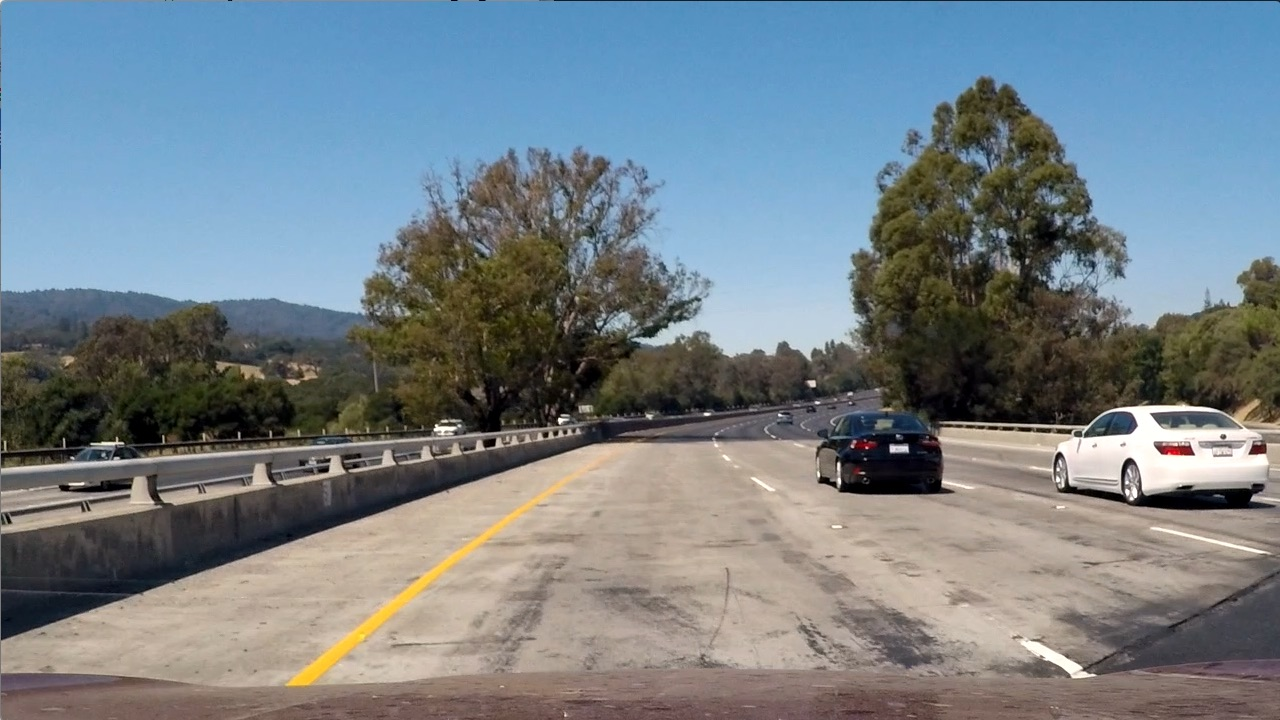
#> input picture test/test1.jpg, 1280 x 720 px
$ python -i imageFilter.py   (imports and definitions only)   (older library calls are emulated)
#> lines starting #> are read from the running program, lines starting #| are printed output that depends on the picture; after the words box and inside, x2 and y2 are one past the last pixel; in counts of white or black regions, pixels touching at a corner belong together
# -*- coding: utf-8 -*-
"""
Created on Thu Oct  5 19:59:19 2017

@author: Toshiharu
"""
import cv2
import numpy as np
import matplotlib.pyplot as plt


# Create binary thresholded images to isolate lane line pixels
def abs_sobel_xy(img, sobel_kernel=3, orient='x',sxy_thresh=(0,255)):
    #gray = cv2.cvtColor(img, cv2.COLOR_RGB2GRAY)
    img = np.copy(img)
    # Take the derivative in x or y given orient = 'x' or 'y'
    if (orient == 'x'):
        sobel = cv2.Sobel(img, cv2.CV_64F, 1, 0, ksize = sobel_kernel)
    elif(orient == 'y'):
        sobel = cv2.Sobel(img, cv2.CV_64F, 0, 1, ksize = sobel_kernel)
    else:
        raise Exception("Invalid orientation")

    abs_sobel = np.absolute(sobel)   # Take the absolute value of the derivative or gradient
    scaled_sobel = np.uint8(255*abs_sobel/np.max(abs_sobel))  #Scale to 8-bit (0 - 255) then convert to type = np.uint8
    sxbinary = np.zeros_like(scaled_sobel)
    sxbinary[(scaled_sobel >= sxy_thresh[0]) & (scaled_sobel <= sxy_thresh[1])] = 1 # Create a mask of 1's

    return sxbinary

def dir_sobel(img, sobel_kernel=15, dir_thresh=(3.14/2*0.95, 3.14/2*1.05)):
    img = np.copy(img)
    # Apply the following steps to img
    # 1) Convert to grayscale
    #gray = cv2.cvtColor(img, cv2.COLOR_RGB2GRAY)
    # 2) Take the gradient in x and y separately
    sobelx = cv2.Sobel(img, cv2.CV_64F, 1, 0, ksize = sobel_kernel)
    sobely = cv2.Sobel(img, cv2.CV_64F, 0, 1, ksize = sobel_kernel)
    # 3) Take the absolute value of the x and y gradients
    abs_sobelx = np.absolute(sobelx)
    abs_sobely = np.absolute(sobely)
     # 4) Use np.arctan2(abs_sobely, abs_sobelx) to calculate the direction of the gradient
    directions = np.arctan2(abs_sobely, abs_sobelx)
    # 5) Create a binary mask where direction thresholds are met
    sxbinary = np.zeros_like(directions)
    sxbinary[(directions >= dir_thresh[0]) & (directions <= dir_thresh[1])] = 1

    return sxbinary

def mag_sobel(img, sobel_kernel=11, mag_thresh=(30,100)):
    img = np.copy(img)
    # Apply the following steps to img
    # 1) Convert to grayscale
    #gray = cv2.cvtColor(img, cv2.COLOR_RGB2GRAY)
    # 2) Take the gradient in x and y separately
    sobelx = cv2.Sobel(img, cv2.CV_64F, 1, 0, ksize = sobel_kernel)
    sobely = cv2.Sobel(img, cv2.CV_64F, 0, 1, ksize = sobel_kernel)
    # 3) Calculate the magnitude
    gradmag = np.sqrt(sobelx**2 + sobely**2)
    # 4) Scale to 8-bit (0 - 255) and convert to type = np.uint8
    scaled_sobel = np.uint8(255*gradmag/np.max(gradmag))
    # 5) Create a binary mask where mag thresholds are met
    sxbinary = np.zeros_like(scaled_sobel)
    sxbinary[(scaled_sobel >= mag_thresh[0]) & (scaled_sobel <= mag_thresh[1])] = 1

    return sxbinary

def roi(img, vertices):
    """
    Applies an image mask.
        Only keeps the region of the image defined by the polygon
    formed from `vertices`. The rest of the image is set to black.
    """
    """defining a blank mask to start with"""
    mask = np.zeros_like(img)

    """defining a 3 channel or 1 channel color to fill the mask with depending
    on the input image
    """
    if len(img.shape) > 2:
        channel_count = img.shape[2]  # i.e. 3 or 4 depending on your image
        ignore_mask_color = (255,) * channel_count
    else:
        ignore_mask_color = 255

    """filling pixels inside the polygon defined by "vertices" with the
    fill color
    """
    cv2.fillPoly(mask, vertices, ignore_mask_color)

    """returning the image only where mask pixels are nonzero"""
    masked_image = cv2.bitwise_and(img, mask)

    return masked_image

def Multifilter(img,s_thresh=(180, 255),b_thresh=(155,200),l_thresh=(225,255),sxy_thresh=(20,100), draw=False):

# [11 lines of commented-out code are left out]
    sideOffset = 150
    bottom = 650
    top = 0
    vertices = np.array([[(sideOffset,bottom),(sideOffset,top), (img.shape[1]-sideOffset,top), (img.shape[1]-sideOffset,bottom)]], dtype=np.int32)
    img = roi(img,vertices)

    s_channel = cv2.cvtColor(img, cv2.COLOR_RGB2HLS)[:,:,1]

    l_channel = cv2.cvtColor(img, cv2.COLOR_RGB2LUV)[:,:,0]

    b_channel = cv2.cvtColor(img, cv2.COLOR_RGB2Lab)[:,:,2]

    # Threshold color channel
    s_binary = np.zeros_like(s_channel)
    s_binary[(s_channel >= s_thresh[0]) & (s_channel <= s_thresh[1])] = 1

    b_binary = np.zeros_like(b_channel)
    b_binary[(b_channel >= b_thresh[0]) & (b_channel <= b_thresh[1])] = 1

    l_binary = np.zeros_like(l_channel)
    l_binary[(l_channel >= l_thresh[0]) & (l_channel <= l_thresh[1])] = 1

    gray = cv2.cvtColor(img, cv2.COLOR_RGB2GRAY).astype(np.float)
    sobelxy_binary = abs_sobel_xy(s_channel, sobel_kernel=11, orient='x',sxy_thresh=sxy_thresh)
    sobel_mag = mag_sobel(gray,sobel_kernel=3)
    sobel_dir = dir_sobel(gray)
    #color_binary = np.dstack((u_binary, s_binary, l_binary))

    combined_binary = np.zeros_like(s_binary)
#    combined_binary[(l_binary == 1) | (b_binary == 1) | (sobelxy_binary==1)] = 1
    combined_binary[(l_binary == 1) | (b_binary == 1) ] = 1
#    combined_binary = colorCombined

    if (draw == True):
        # Plotting thresholded images
        f, ((ax1, ax2, ax3), (ax4,ax5, ax6)) = plt.subplots(2, 3, sharey='col', sharex='row', figsize=(10,4))
        f.tight_layout()

        ax1.set_title('Original Image', fontsize=16)
        ax1.imshow(img)

        ax2.set_title('S-HLS threshold', fontsize=16)
        ax2.imshow(s_binary, cmap='gray')

        ax3.set_title('B-LAB binary threshold', fontsize=16)
        ax3.imshow(b_binary, cmap='gray')

        ax4.set_title('L-LUV threshold', fontsize=16)
        ax4.imshow(l_binary, cmap='gray')

        ax5.set_title('sobelxy_binary threshold', fontsize=16)
        ax5.imshow(sobelxy_binary, cmap='gray')

        ax6.set_title('Combined color thresholds', fontsize=16)
        ax6.imshow(combined_binary, cmap='gray')


        plt.subplots_adjust(left=0., right=1, top=0.9, bottom=0.)

    return combined_binary

# [19 lines of commented-out code are left out]

>>> import cv2
>>> picture = cv2.cvtColor(cv2.imread('test/test1.jpg'), cv2.COLOR_BGR2RGB)
>>> result = Multifilter(picture)
#> in roi, `cv2.fillPoly(mask, vertices, ignore_mask_color)`:
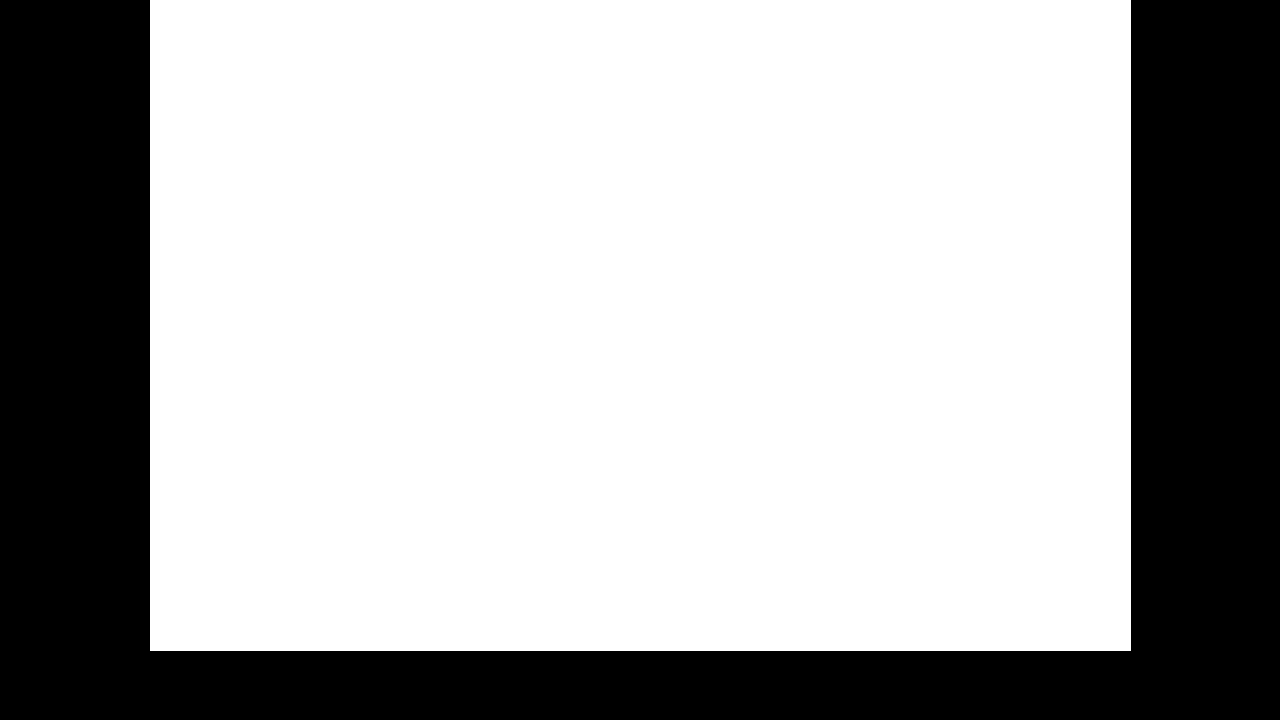
#> mask: shape (720, 1280, 3); 69.3% white; 1 black region, box (x1, y1, x2, y2) and area: (0, 0, 1280, 720) 282969
#> in mag_sobel, `sobely = cv2.Sobel(img, cv2.CV_64F, 0, 1, ksize = sobel_kernel)`:
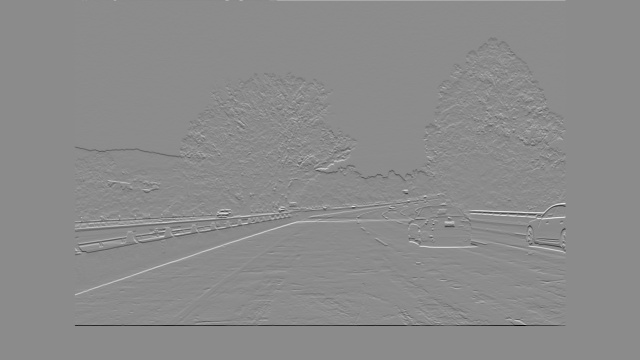
#> sobely: shape (720, 1280) float64 (shown at 1/2 size); min -1014, max 834, mean -0.9; drawn with min black and max white
#> in dir_sobel, `directions = np.arctan2(abs_sobely, abs_sobelx)`:
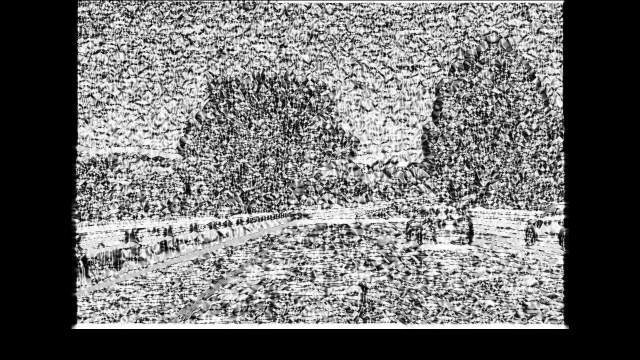
#> directions: shape (720, 1280) float64 (shown at 1/2 size); min 0, max 1.57, mean 0.675; drawn with min black and max white
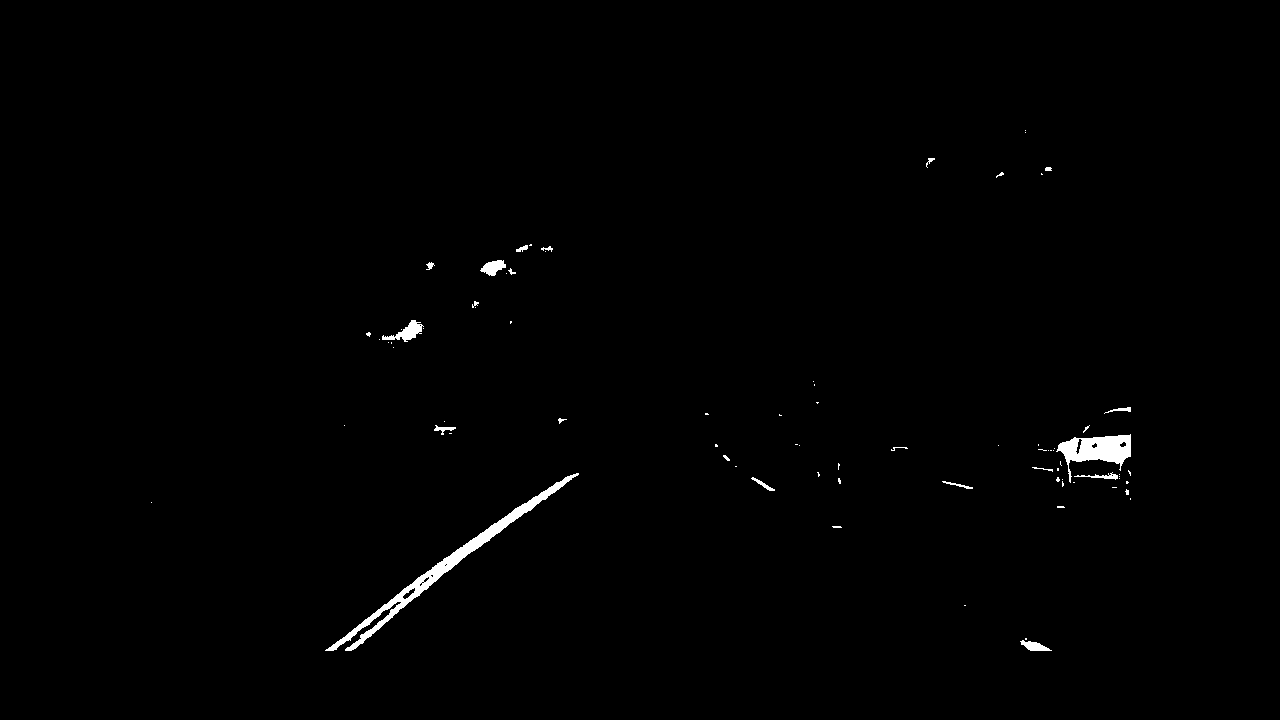
#> result: shape (720, 1280); values 0 (black) and 1 (white), 0.7% white; 79 white regions (58 under 20 px), largest, box (x1, y1, x2, y2) and area: (325, 473, 579, 651) 2991, (1056, 434, 1131, 483) 1625, (382, 320, 424, 342) 369

$ run again, on test/test2.jpg
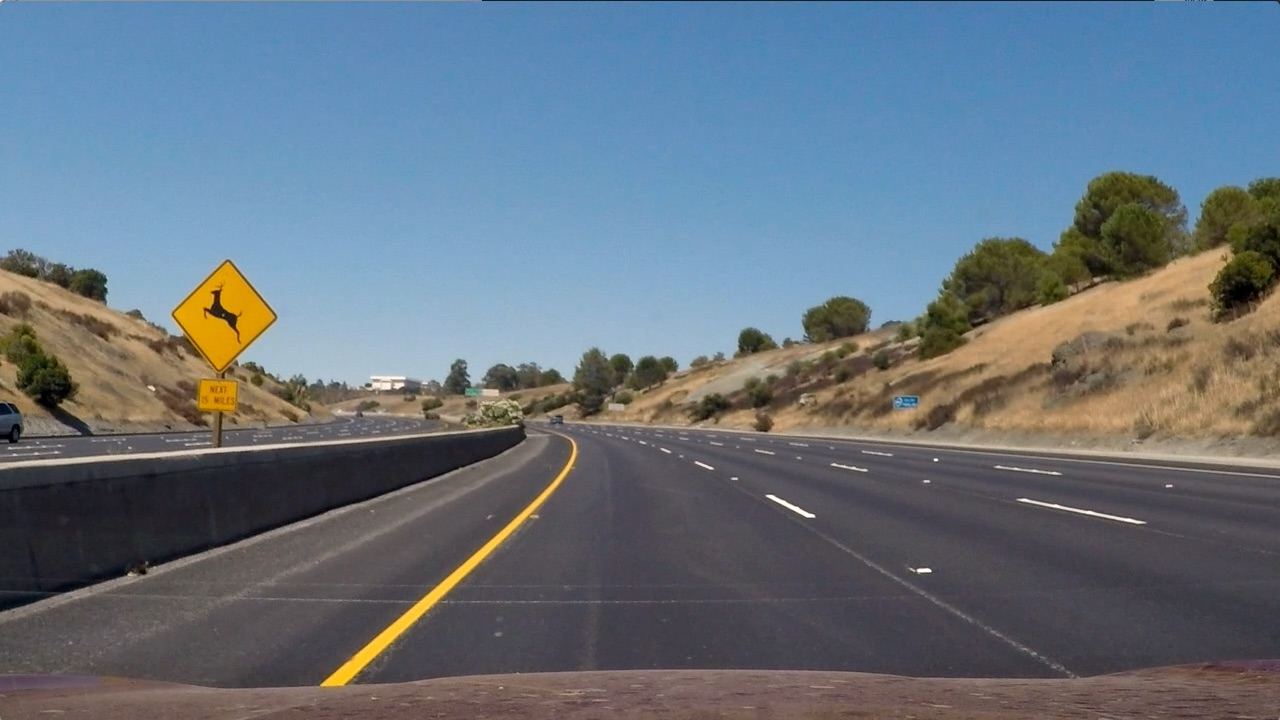
#> input picture test/test2.jpg, 1280 x 720 px
#> mask: shape (720, 1280, 3); 69.3% white; 1 black region, box (x1, y1, x2, y2) and area: (0, 0, 1280, 720) 282969
#> in Multifilter, `sobelxy_binary = abs_sobel_xy(s_channel, sobel_kernel=11, orient='x',s..`:
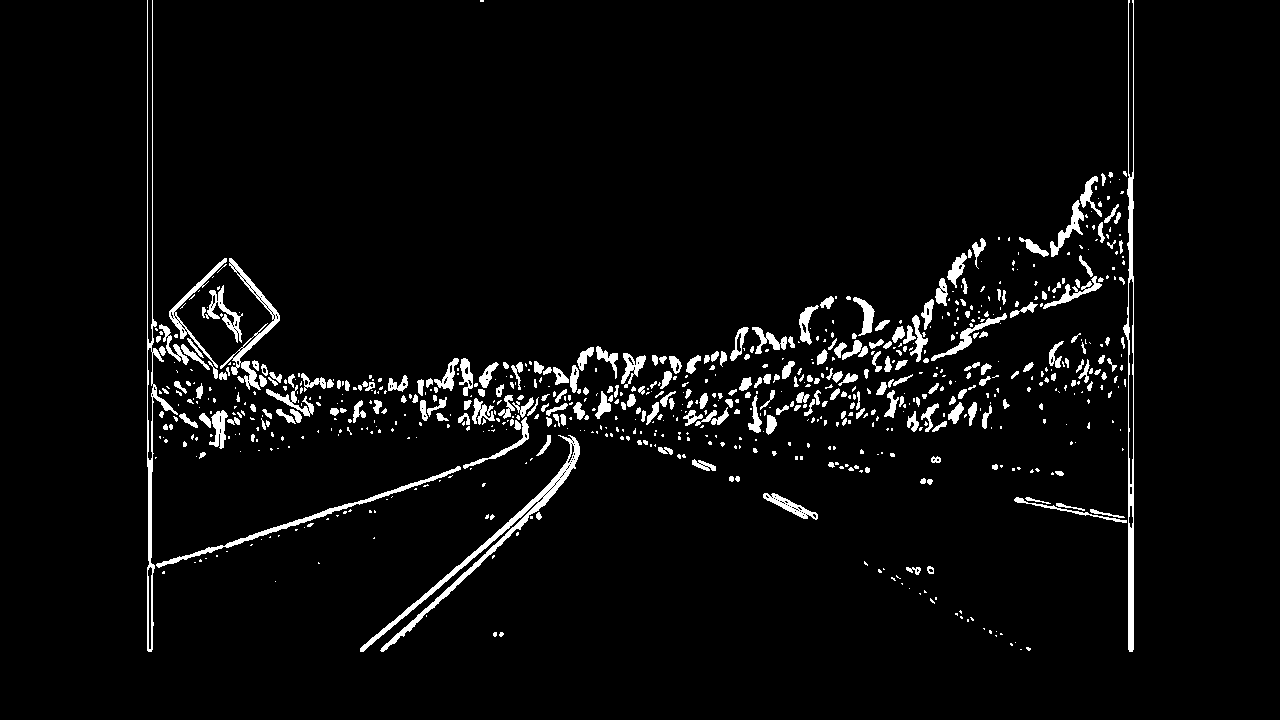
#> sobelxy_binary: shape (720, 1280); values 0 (black) and 1 (white), 4.1% white; 778 white regions (499 under 20 px), largest, box (x1, y1, x2, y2) and area: (360, 435, 580, 652) 2923, (1123, 0, 1134, 652) 2389, (147, 0, 178, 652) 2092
#> sobel_mag: shape (720, 1280); values 0 (black) and 1 (white), 3.2% white in thin lines or dots, all inside (x1, y1, x2, y2) = (149, 0, 1132, 652)
#> sobel_dir: shape (720, 1280) float64; values 0 (black) and 1 (white), 7.5% white; 14505 white regions (14106 under 20 px), largest, box (x1, y1, x2, y2) and area: (361, 641, 1129, 658) 7961, (152, 642, 360, 658) 2156, (1014, 439, 1127, 480) 1316
#> `result = Multifilter(picture)`:
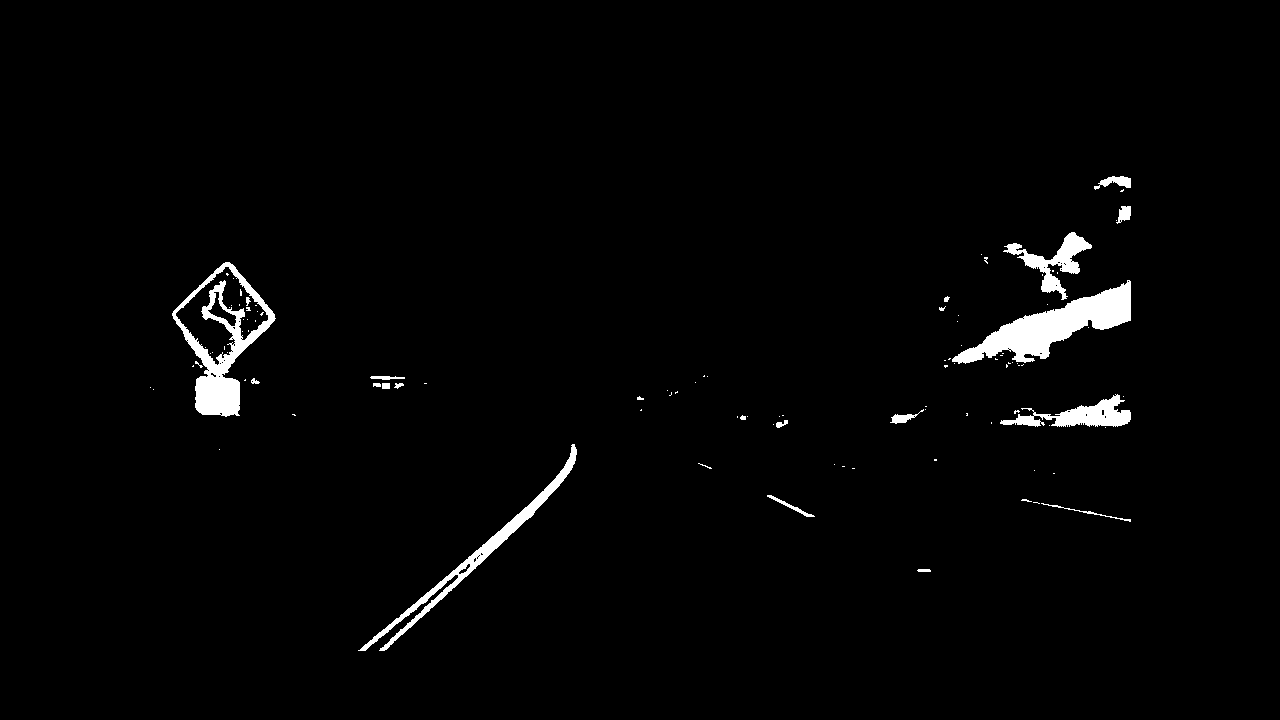
#> result: shape (720, 1280); values 0 (black) and 1 (white), 2% white; 104 white regions (84 under 20 px), largest, box (x1, y1, x2, y2) and area: (952, 280, 1131, 364) 5431, (172, 262, 276, 417) 4548, (358, 444, 577, 651) 2896
